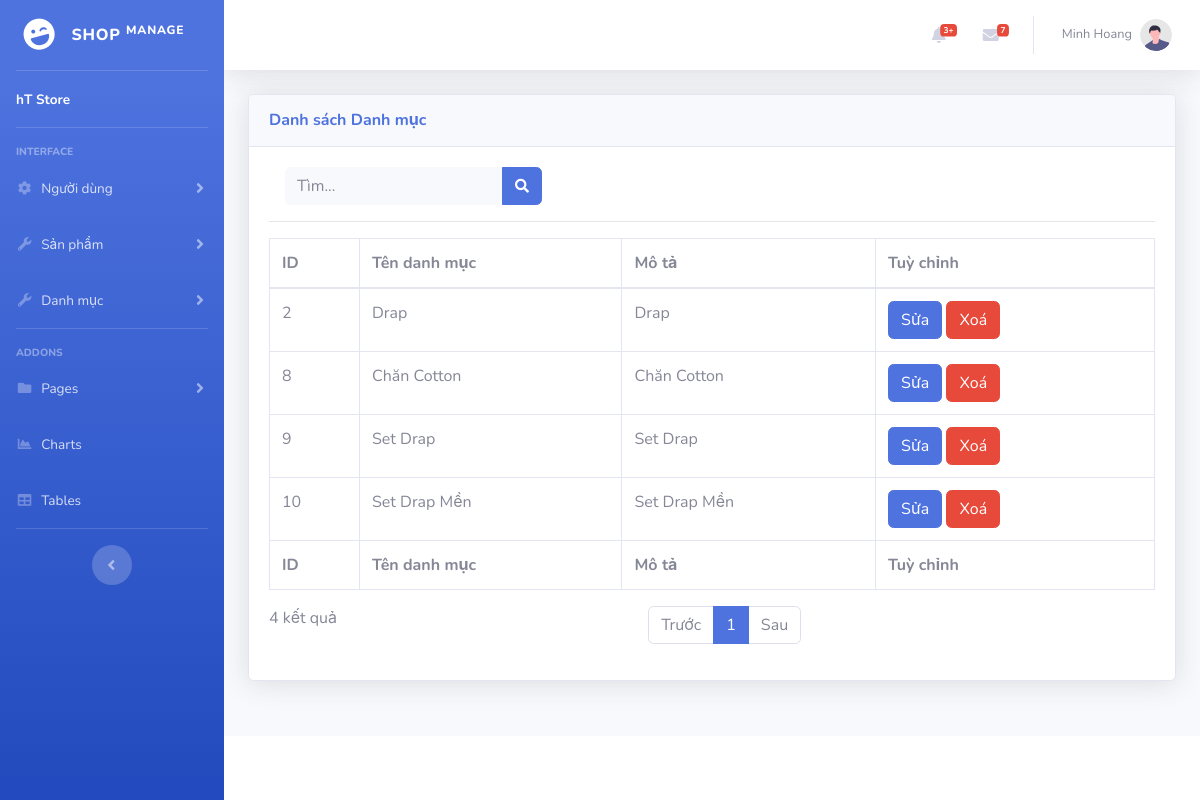
/admin/category (signed in), run on an earlier commit of the app's database.
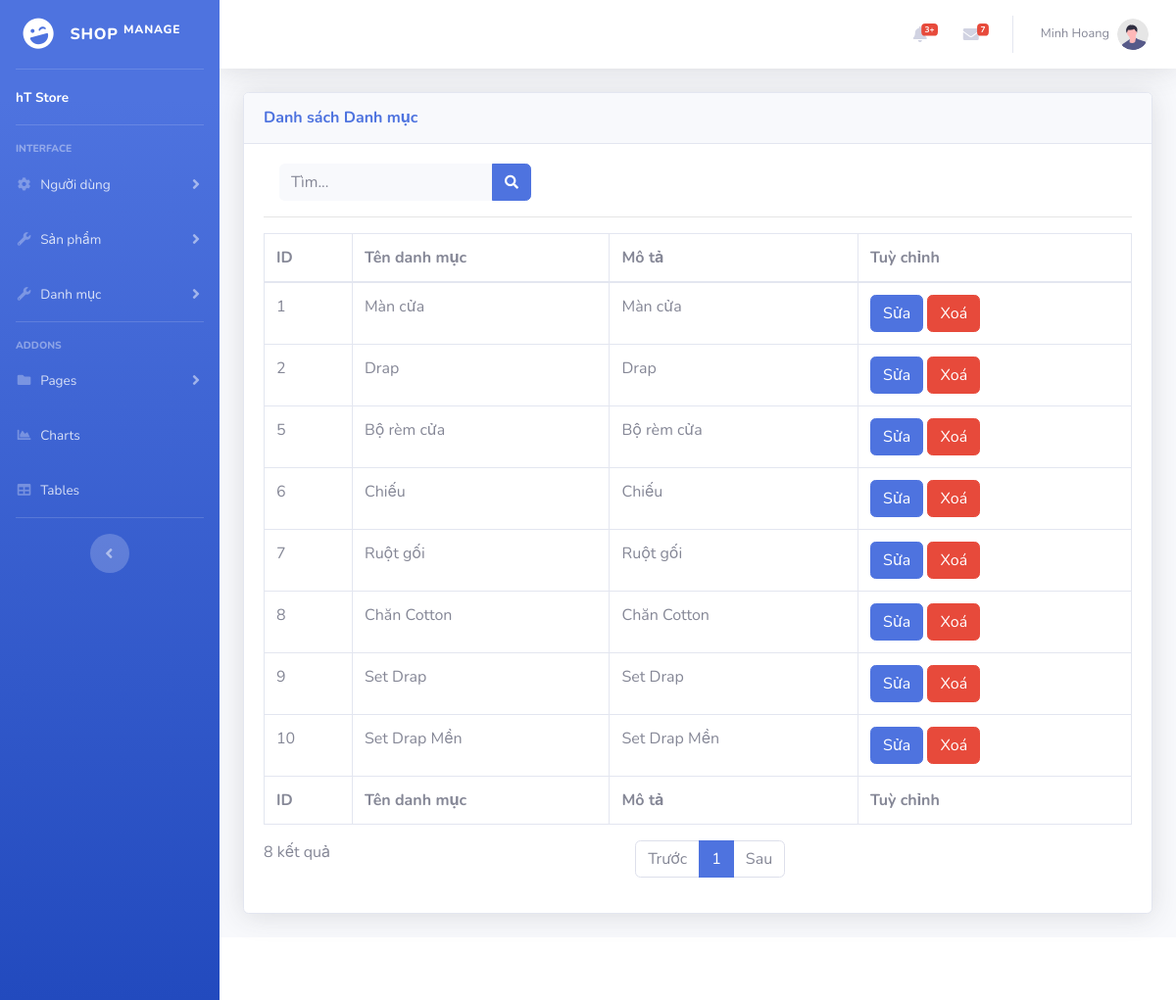
And on a later commit of the database.
### tables this page shows
CREATE TABLE `tbl_category` (
  `Id` int(11) NOT NULL,
  `CategoryName` text DEFAULT NULL,
  `Description` text DEFAULT NULL
);

### app/Controllers/admin/CategoryController.php (called while the page is built, shortened)
<?php
class CategoryController extends Controller
{
    public function index()
    {
        $this->View();
    }
}

### core/Database.php (called while the page is built, shortened)
<?php
class Database
{
    public static $DbConnect;
    function __construct()
    {
        global $db_config;
        try {
            self::$DbConnect = new mysqli($db_config['host'], $db_config['user'], isset($db_config['pass']) ? $db_config['pass'] : '', $db_config['db']);
        } catch (Exception $exception) {
            $mess = $exception->getMessage();
            $data['mess'] = $mess;
            App::$app->loadError('database', $data);
            die();
        }
    }
    function QueryPaging($tableName, $where, $pageIndex, $pageNumber, &$totalRows, $colums = null)
    {
        $select = "*";
        $sql = "SELECT {$select} FROM `{$tableName}` WHERE {$where}";
        $result = self::$DbConnect->query($sql);
        $start = ($pageIndex - 1) * $pageNumber;
        $sql = $sql . " limit {$start},{$pageNumber}";
        return self::$DbConnect->query($sql);
    }
}

### app/ViewModels/CategoryVM.php (called while the page is built, shortened)
<?php
class CategoryVM extends Model
{
    function __construct($category = null)
    {
        $this->Id = isset($category["Id"]) ? $category["Id"] : null;
        $this->CategoryName = isset($category["CategoryName"]) ? $category["CategoryName"] : null;
        $this->Description = isset($category["Description"]) ? $category["Description"] : null;
    }
    function GetPaging($params, $pageIndex, $pageNumber, &$totalRows)
    {
        $keyword = $params["keyword"] ?? "";
        if (!empty($keyword)) {
            $where = $this->WhereLike("Id", $keyword);
            $where .= $this->WhereOr($this->WhereLike("CategoryName", $keyword));
            $where .= $this->WhereOr($this->WhereLike("Description", $keyword));
        } else {
            $where = "1";
        }
        return $this->QueryPaging(CategoryVM::tableName, $where, $pageIndex, $pageNumber, $totalRows);
    }
}

### app/Views/admin/category/index.php (the view, shortened to what the changed rows need)
<?php
$model = new CategoryVM();
$totalRow = 0;
$indexPage = isset($_GET["page"]) ? intval($_GET["page"]) : 1;
$pageNumber = isset($_GET["number"]) ? intval($_GET["number"]) : 10;
$keyword = isset($_GET["keyword"]) ? $_GET["keyword"] : "";
$data = $model->GetPaging(["keyword" => $keyword], $indexPage, $pageNumber, $totalRow);
?>
<div class="card shadow mb-4">
    <div class="card-body">
        <div class="table-responsive">
            <table class="table table-bordered" id="dataTable" width="100%" cellspacing="0">
                <thead>
                    <tr>
                        <th>ID</th>
                        <th>Tên danh mục</th>
                        <th>Mô tả</th>
                        <th>Tuỳ chỉnh</th>
                    </tr>
                </thead>
                <tfoot>
                    <tr>
                        <th>ID</th>
                        <th>Tên danh mục</th>
                        <th>Mô tả</th>
                        <th>Tuỳ chỉnh</th>
                    </tr>
                </tfoot>
                <tbody>
                    <?php
                    if (!empty($data)) {
                        while ($row = $data->fetch_array()) {
                            $_item = new CategoryVM($row);
                    ?>
                            <tr>
                                <td>
                                    <?php echo $_item->Id; ?>
                                </td>
                                <td>
                                    <?php echo $_item->CategoryName; ?><br />
                                </td>
                                <td>
                                    <?php echo $_item->Description; ?>
                                </td>
                                <td>
                                    <a href="/admin/category/edit/<?php echo $_item->Id ?>" class="btn btn-primary">Sửa</a>
                                    <a onclick="return confirm('Xoá Danh mục sản phẩm này?')" href="/admin/category/delete/<?php echo $_item->Id ?>" class="btn btn-danger">Xoá</a>
                                </td>
                            </tr>
                    <?php
                        }
                    }
                    ?>
                </tbody>
            </table>
            <?php
            $trangHienTai = intval($_GET["page"]);
            $trangHienTai = max(1, $trangHienTai);
            $soTrang = ceil($totalRow / $pageNumber);
            Common::Paging($soTrang, $trangHienTai, $totalRow, "/admin/user/index/?page=[i]&number={$pageNumber}");
            ?>
        </div>
    </div>
</div>

### core/Common.php (shortened to what the changed rows need)
<?php
class Common
{
?>
    <?php
    public static function Paging($soTrang, $trangHienTai, $totalRow, $link = "[i]")
    {
    ?>
        <div class="row">
            <div class="col-sm-12 col-md-5">
                <div class="dataTables_info" id="dataTable_info" role="status" aria-live="polite"><?php echo $totalRow; ?> kết quả</div>
            </div>
            <div class="col-sm-12 col-md-7">
                <div class="dataTables_paginate paging_simple_numbers" id="dataTable_paginate">
                    <ul class="pagination">
                        <?php
                        for ($i = 1; $i <= $soTrang; $i++) {
                            $linkPages = str_replace("[i]", $i, $link);
                            $active = $i == $trangHienTai ? "active" : "";
                        ?>
                            <li class="paginate_button page-item <?php echo $active ?>">
                                <a href="<?php echo $linkPages ?>" aria-controls="dataTable" data-dt-idx="1" tabindex="0" class="page-link"><?php echo $i; ?>
                                </a>
                            </li>
                        <?php
                        }
                        ?>
                    </ul>
                </div>
            </div>
        </div>
<?php
        $str = ob_get_clean();
        echo $str;
    }
}
?>

What changed in the data, as far as the page shows it:
added tbl_category: Id "1", CategoryName "Màn cửa", Description "Màn cửa"
added tbl_category: Id "5", CategoryName "Bộ rèm cửa", Description "Bộ rèm cửa"
added tbl_category: Id "6", CategoryName "Chiếu", Description "Chiếu"
added tbl_category: Id "7", CategoryName "Ruột gối", Description "Ruột gối"
Also different on the page:
$totalRow: "4" → "8"
